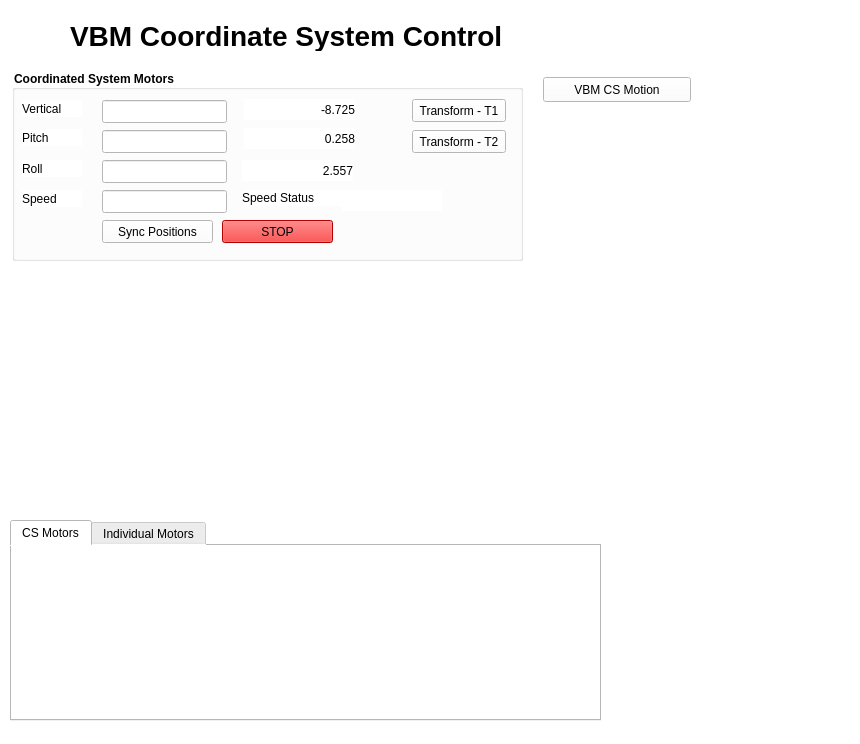
<?xml version="1.0" encoding="UTF-8"?>
<ui version="4.0">
 <class>Form</class>
 <widget class="QWidget" name="Form">
  <property name="geometry">
   <rect>
    <x>0</x>
    <y>0</y>
    <width>860</width>
    <height>744</height>
   </rect>
  </property>
  <property name="windowTitle">
   <string>Form</string>
  </property>
  <property name="styleSheet">
   <string notr="true">background-color: rgb(255, 255, 255);</string>
  </property>
  <layout class="QHBoxLayout" name="horizontalLayout">
   <property name="spacing">
    <number>0</number>
   </property>
   <property name="leftMargin">
    <number>0</number>
   </property>
   <property name="topMargin">
    <number>0</number>
   </property>
   <property name="rightMargin">
    <number>0</number>
   </property>
   <property name="bottomMargin">
    <number>0</number>
   </property>
   <item>
    <widget class="QFrame" name="frame">
     <property name="sizePolicy">
      <sizepolicy hsizetype="Preferred" vsizetype="Preferred">
       <horstretch>0</horstretch>
       <verstretch>0</verstretch>
      </sizepolicy>
     </property>
     <property name="minimumSize">
      <size>
       <width>650</width>
       <height>400</height>
      </size>
     </property>
     <property name="styleSheet">
      <string notr="true">background-color: rgb(255, 255, 255);</string>
     </property>
     <property name="frameShape">
      <enum>QFrame::NoFrame</enum>
     </property>
     <property name="frameShadow">
      <enum>QFrame::Raised</enum>
     </property>
     <widget class="QLabel" name="label_8">
      <property name="geometry">
       <rect>
        <x>70</x>
        <y>20</y>
        <width>531</width>
        <height>31</height>
       </rect>
      </property>
      <property name="font">
       <font>
        <pointsize>21</pointsize>
        <weight>75</weight>
        <bold>true</bold>
       </font>
      </property>
      <property name="text">
       <string>VBM Coordinate System Control</string>
      </property>
     </widget>
     <widget class="QGroupBox" name="groupBox_3">
      <property name="geometry">
       <rect>
        <x>12</x>
        <y>70</y>
        <width>511</width>
        <height>191</height>
       </rect>
      </property>
      <property name="font">
       <font>
        <weight>75</weight>
        <italic>false</italic>
        <bold>true</bold>
       </font>
      </property>
      <property name="title">
       <string>Coordinated System Motors</string>
      </property>
      <widget class="QELabel" name="qelabel_11">
       <property name="geometry">
        <rect>
         <x>232</x>
         <y>29</y>
         <width>111</width>
         <height>21</height>
        </rect>
       </property>
       <property name="alignment">
        <set>Qt::AlignRight|Qt::AlignTrailing|Qt::AlignVCenter</set>
       </property>
       <property name="variable" stdset="0">
        <string>MCTVBM01:CS_Y:t2.D</string>
       </property>
       <property name="text">
        <string>-8.725</string>
       </property>
      </widget>
      <widget class="QELabel" name="qelabel_12">
       <property name="geometry">
        <rect>
         <x>232</x>
         <y>58</y>
         <width>111</width>
         <height>21</height>
        </rect>
       </property>
       <property name="alignment">
        <set>Qt::AlignRight|Qt::AlignTrailing|Qt::AlignVCenter</set>
       </property>
       <property name="variable" stdset="0">
        <string>MCTVBM01:CS_Y:t2.E</string>
       </property>
       <property name="text">
        <string>0.258</string>
       </property>
      </widget>
      <widget class="QLabel" name="label_4">
       <property name="geometry">
        <rect>
         <x>10</x>
         <y>59</y>
         <width>60</width>
         <height>17</height>
        </rect>
       </property>
       <property name="text">
        <string>Pitch</string>
       </property>
      </widget>
      <widget class="QLabel" name="label_3">
       <property name="geometry">
        <rect>
         <x>10</x>
         <y>30</y>
         <width>60</width>
         <height>17</height>
        </rect>
       </property>
       <property name="text">
        <string>Vertical</string>
       </property>
      </widget>
      <widget class="QLabel" name="label_5">
       <property name="geometry">
        <rect>
         <x>10</x>
         <y>90</y>
         <width>60</width>
         <height>17</height>
        </rect>
       </property>
       <property name="text">
        <string>Roll</string>
       </property>
      </widget>
      <widget class="QELabel" name="qelabel_13">
       <property name="geometry">
        <rect>
         <x>230</x>
         <y>90</y>
         <width>111</width>
         <height>21</height>
        </rect>
       </property>
       <property name="alignment">
        <set>Qt::AlignRight|Qt::AlignTrailing|Qt::AlignVCenter</set>
       </property>
       <property name="variable" stdset="0">
        <string>MCTVBM01:CS_Y:t2.F</string>
       </property>
       <property name="text">
        <string>2.557</string>
       </property>
      </widget>
      <widget class="QLabel" name="label_6">
       <property name="geometry">
        <rect>
         <x>10</x>
         <y>120</y>
         <width>60</width>
         <height>17</height>
        </rect>
       </property>
       <property name="text">
        <string>Speed</string>
       </property>
      </widget>
      <widget class="QEPushButton" name="qepushbutton">
       <property name="geometry">
        <rect>
         <x>90</x>
         <y>150</y>
         <width>111</width>
         <height>23</height>
        </rect>
       </property>
       <property name="text">
        <string>Sync Positions</string>
       </property>
       <property name="variable" stdset="0">
        <string>MCTVBM01:CS_Y:sync.PROC</string>
       </property>
      </widget>
      <widget class="QEPushButton" name="qepushbutton_2">
       <property name="geometry">
        <rect>
         <x>210</x>
         <y>150</y>
         <width>111</width>
         <height>23</height>
        </rect>
       </property>
       <property name="autoFillBackground">
        <bool>false</bool>
       </property>
       <property name="text">
        <string>STOP</string>
       </property>
       <property name="variable" stdset="0">
        <string>MCTVBM01:CS_Y:stop</string>
       </property>
       <property name="styleSheet">
        <string notr="true">background-color: rgb(255, 0, 0);</string>
       </property>
      </widget>
      <widget class="QEPushButton" name="qepushbutton_6">
       <property name="geometry">
        <rect>
         <x>400</x>
         <y>29</y>
         <width>94</width>
         <height>23</height>
        </rect>
       </property>
       <property name="text">
        <string>Transform - T1</string>
       </property>
       <property name="guiFile" stdset="0">
        <string>Transform_full.ui</string>
       </property>
       <property name="prioritySubstitutions">
        <string>P=MCTVBM01:CS_Y, T=t1</string>
       </property>
       <property name="creationOption" stdset="0">
        <enum>QEPushButton::NewTab</enum>
       </property>
      </widget>
      <widget class="QEPushButton" name="qepushbutton_7">
       <property name="geometry">
        <rect>
         <x>400</x>
         <y>60</y>
         <width>94</width>
         <height>23</height>
        </rect>
       </property>
       <property name="text">
        <string>Transform - T2</string>
       </property>
       <property name="guiFile" stdset="0">
        <string>Transform_full.ui</string>
       </property>
       <property name="prioritySubstitutions">
        <string notr="true">P=MCTVBM01:CS_Y, T=t2</string>
       </property>
       <property name="creationOption" stdset="0">
        <enum>QEPushButton::NewTab</enum>
       </property>
      </widget>
      <widget class="QELineEdit" name="qelineedit">
       <property name="geometry">
        <rect>
         <x>90</x>
         <y>30</y>
         <width>125</width>
         <height>23</height>
        </rect>
       </property>
       <property name="variable" stdset="0">
        <string>MCTVBM01:CS_Y:linr</string>
       </property>
       <property name="addUnits">
        <bool>true</bool>
       </property>
      </widget>
      <widget class="QELineEdit" name="qelineedit_2">
       <property name="geometry">
        <rect>
         <x>90</x>
         <y>60</y>
         <width>125</width>
         <height>23</height>
        </rect>
       </property>
       <property name="variable" stdset="0">
        <string>MCTVBM01:CS_Y:pitch</string>
       </property>
       <property name="addUnits">
        <bool>true</bool>
       </property>
      </widget>
      <widget class="QELineEdit" name="qelineedit_3">
       <property name="geometry">
        <rect>
         <x>90</x>
         <y>90</y>
         <width>125</width>
         <height>23</height>
        </rect>
       </property>
       <property name="variable" stdset="0">
        <string>MCTVBM01:CS_Y:roll</string>
       </property>
       <property name="addUnits">
        <bool>true</bool>
       </property>
      </widget>
      <widget class="QELineEdit" name="qelineedit_4">
       <property name="geometry">
        <rect>
         <x>90</x>
         <y>120</y>
         <width>125</width>
         <height>23</height>
        </rect>
       </property>
       <property name="variable" stdset="0">
        <string>MCTVBM01:CS_Y:speed</string>
       </property>
       <property name="addUnits">
        <bool>true</bool>
       </property>
      </widget>
      <widget class="QELabel" name="qelabel">
       <property name="geometry">
        <rect>
         <x>330</x>
         <y>120</y>
         <width>100</width>
         <height>21</height>
        </rect>
       </property>
       <property name="variable" stdset="0">
        <string>MCTVBM01:CS_Y:speed_alarm</string>
       </property>
      </widget>
      <widget class="QLabel" name="label_2">
       <property name="geometry">
        <rect>
         <x>230</x>
         <y>120</y>
         <width>100</width>
         <height>16</height>
        </rect>
       </property>
       <property name="text">
        <string>Speed Status</string>
       </property>
      </widget>
     </widget>
     <widget class="QTabWidget" name="tabWidget">
      <property name="geometry">
       <rect>
        <x>10</x>
        <y>520</y>
        <width>591</width>
        <height>201</height>
       </rect>
      </property>
      <property name="currentIndex">
       <number>0</number>
      </property>
      <widget class="QWidget" name="tab">
       <attribute name="title">
        <string>CS Motors</string>
       </attribute>
       <widget class="QEForm" name="qeform_4">
        <property name="geometry">
         <rect>
          <x>10</x>
          <y>60</y>
          <width>571</width>
          <height>51</height>
         </rect>
        </property>
        <property name="userLevelVisibility" stdset="0">
         <enum>QEAbstractWidget::User</enum>
        </property>
        <property name="userLevelEnabled" stdset="0">
         <enum>QEAbstractWidget::User</enum>
        </property>
        <property name="uiFile" stdset="0">
         <string>ppmac1motor_sl.ui</string>
        </property>
        <property name="variableSubstitutions" stdset="0">
         <string>MOTOR=MCTVBM01:PITCH</string>
        </property>
       </widget>
       <widget class="QEForm" name="qeform_5">
        <property name="geometry">
         <rect>
          <x>10</x>
          <y>10</y>
          <width>571</width>
          <height>51</height>
         </rect>
        </property>
        <property name="userLevelVisibility" stdset="0">
         <enum>QEAbstractWidget::User</enum>
        </property>
        <property name="userLevelEnabled" stdset="0">
         <enum>QEAbstractWidget::User</enum>
        </property>
        <property name="uiFile" stdset="0">
         <string>ppmac1motor_sl.ui</string>
        </property>
        <property name="variableSubstitutions" stdset="0">
         <string>MOTOR=MCTVBM01:HEIGHT</string>
        </property>
       </widget>
       <widget class="QEForm" name="qeform_6">
        <property name="geometry">
         <rect>
          <x>10</x>
          <y>110</y>
          <width>571</width>
          <height>51</height>
         </rect>
        </property>
        <property name="userLevelVisibility" stdset="0">
         <enum>QEAbstractWidget::User</enum>
        </property>
        <property name="userLevelEnabled" stdset="0">
         <enum>QEAbstractWidget::User</enum>
        </property>
        <property name="uiFile" stdset="0">
         <string>ppmac1motor_sl.ui</string>
        </property>
        <property name="variableSubstitutions" stdset="0">
         <string>MOTOR=MCTVBM01:ROLL</string>
        </property>
       </widget>
      </widget>
      <widget class="QWidget" name="tab_2">
       <attribute name="title">
        <string>Individual Motors</string>
       </attribute>
       <widget class="QEForm" name="qeform">
        <property name="geometry">
         <rect>
          <x>10</x>
          <y>10</y>
          <width>571</width>
          <height>51</height>
         </rect>
        </property>
        <property name="userLevelVisibility" stdset="0">
         <enum>QEAbstractWidget::User</enum>
        </property>
        <property name="userLevelEnabled" stdset="0">
         <enum>QEAbstractWidget::User</enum>
        </property>
        <property name="uiFile" stdset="0">
         <string>ppmac1motor_sl.ui</string>
        </property>
        <property name="variableSubstitutions" stdset="0">
         <string>MOTOR=MCTVBM01MOT01</string>
        </property>
       </widget>
       <widget class="QEForm" name="qeform_2">
        <property name="geometry">
         <rect>
          <x>10</x>
          <y>60</y>
          <width>571</width>
          <height>51</height>
         </rect>
        </property>
        <property name="userLevelVisibility" stdset="0">
         <enum>QEAbstractWidget::User</enum>
        </property>
        <property name="userLevelEnabled" stdset="0">
         <enum>QEAbstractWidget::User</enum>
        </property>
        <property name="uiFile" stdset="0">
         <string>ppmac1motor_sl.ui</string>
        </property>
        <property name="variableSubstitutions" stdset="0">
         <string>MOTOR=MCTVBM01MOT02</string>
        </property>
       </widget>
       <widget class="QEForm" name="qeform_3">
        <property name="geometry">
         <rect>
          <x>10</x>
          <y>110</y>
          <width>571</width>
          <height>51</height>
         </rect>
        </property>
        <property name="userLevelVisibility" stdset="0">
         <enum>QEAbstractWidget::User</enum>
        </property>
        <property name="userLevelEnabled" stdset="0">
         <enum>QEAbstractWidget::User</enum>
        </property>
        <property name="uiFile" stdset="0">
         <string>ppmac1motor_sl.ui</string>
        </property>
        <property name="variableSubstitutions" stdset="0">
         <string>MOTOR=MCTVBM01MOT03</string>
        </property>
       </widget>
      </widget>
     </widget>
     <widget class="QEForm" name="qeform_7">
      <property name="geometry">
       <rect>
        <x>0</x>
        <y>260</y>
        <width>861</width>
        <height>231</height>
       </rect>
      </property>
      <property name="uiFile" stdset="0">
       <string>VBM_stripe_status.ui</string>
      </property>
      <property name="resizeContents">
       <bool>false</bool>
      </property>
     </widget>
     <widget class="VCLNavigatePushButton" name="vclnavigatepushbutton">
      <property name="geometry">
       <rect>
        <x>543</x>
        <y>77</y>
        <width>148</width>
        <height>25</height>
       </rect>
      </property>
      <property name="text">
       <string>VBM CS Motion</string>
      </property>
      <property name="guiFile" stdset="0">
       <string>VBM_CS_control.ui</string>
      </property>
      <property name="creationOption" stdset="0">
       <enum>QEPushButton::NewWindow</enum>
      </property>
     </widget>
     <zorder>qeform_7</zorder>
     <zorder>label_8</zorder>
     <zorder>groupBox_3</zorder>
     <zorder>tabWidget</zorder>
     <zorder>vclnavigatepushbutton</zorder>
    </widget>
   </item>
  </layout>
 </widget>
 <customwidgets>
  <customwidget>
   <class>QEForm</class>
   <extends>QWidget</extends>
   <header>QEForm.h</header>
  </customwidget>
  <customwidget>
   <class>QELabel</class>
   <extends>QLabel</extends>
   <header>QELabel.h</header>
  </customwidget>
  <customwidget>
   <class>QELineEdit</class>
   <extends>QLineEdit</extends>
   <header>QELineEdit.h</header>
  </customwidget>
  <customwidget>
   <class>QEPushButton</class>
   <extends>QPushButton</extends>
   <header>QEPushButton.h</header>
  </customwidget>
  <customwidget>
   <class>VCLNavigatePushButton</class>
   <extends>QEPushButton</extends>
   <header>VCLNavigatePushButton.h</header>
  </customwidget>
 </customwidgets>
 <resources/>
 <connections/>
</ui>
